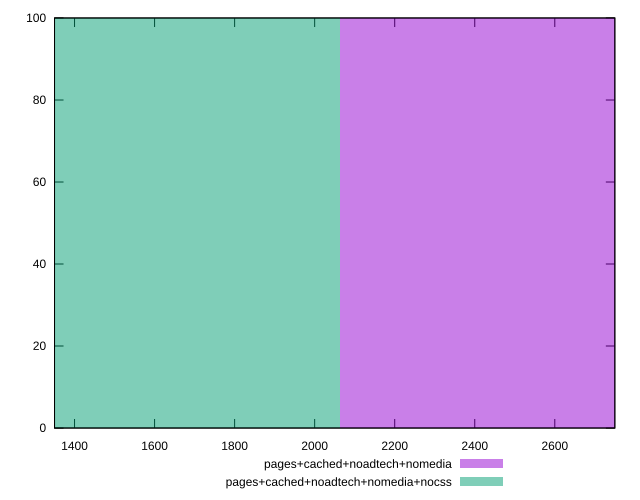

Write gnuplot code to recreate this figure.
reset

$pagesCachedNoadtechNomedia <<EOF
2750.2222956677074 100
EOF

$pagesCachedNoadtechNomediaNocss <<EOF
1375.1111478338537 100
EOF

set key outside below
set boxwidth 1375.1111478338537
set xrange [1350:2750]
set yrange [0:100]
set trange [0:100]
set style fill transparent solid 0.5 noborder
set terminal svg size 640, 500 enhanced background rgb 'white'
set output "report_00019_2021-02-10T18-14-37.922Z//uses-text-compression/comparison/histogram/3_vs_4.svg"

plot $pagesCachedNoadtechNomedia title "pages+cached+noadtech+nomedia" with boxes, \
     $pagesCachedNoadtechNomediaNocss title "pages+cached+noadtech+nomedia+nocss" with boxes

reset
